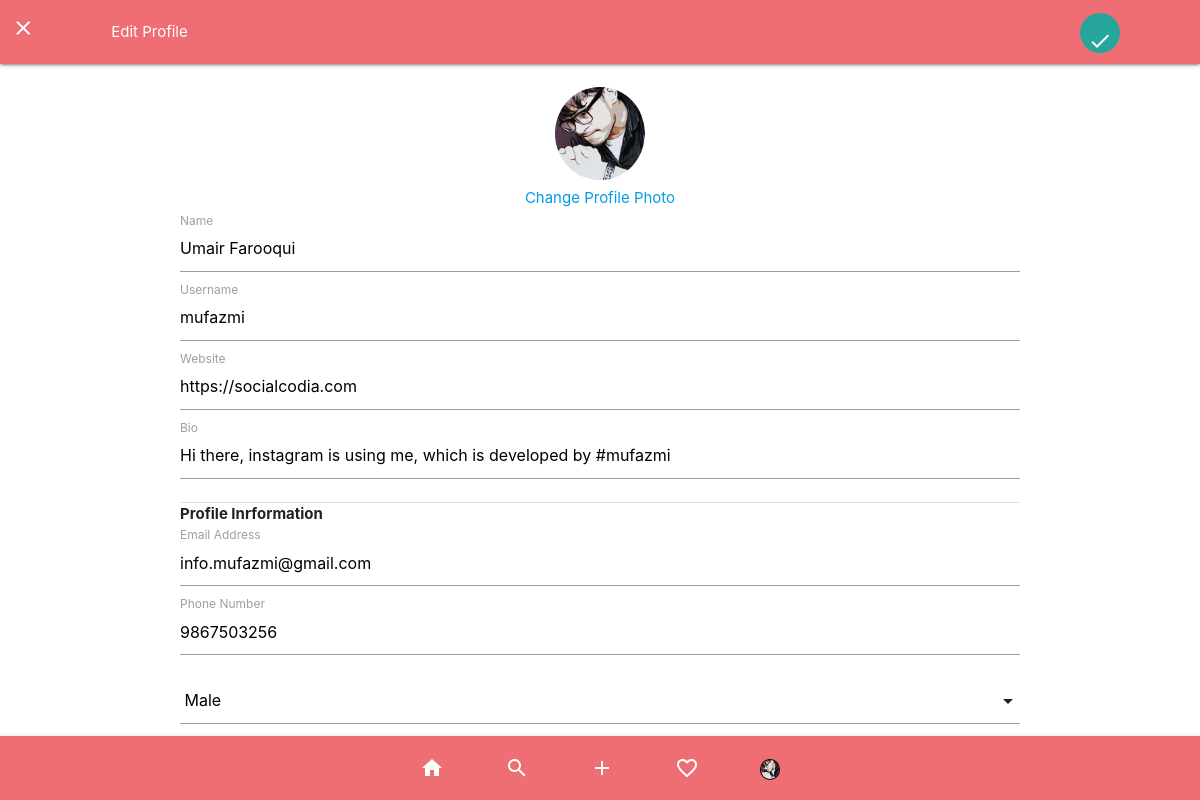
Screenshot of /editprofile.php (signed in) with the database file from the repository.
### tables this page shows
CREATE TABLE `users` (
  `id` int(11) NOT NULL,
  `name` varchar(20) NOT NULL,
  `username` varchar(20) NOT NULL,
  `email` varchar(35) NOT NULL,
  `contact` varchar(12) NOT NULL,
  `password` varchar(40) NOT NULL,
  `gender` varchar(8) NOT NULL,
  `bio` varchar(255) NOT NULL,
  `website` varchar(60) NOT NULL,
  `image` varchar(70) NOT NULL,
  `timestamp` timestamp NOT NULL DEFAULT current_timestamp() ON UPDATE current_timestamp()
);

### editprofile.php (the view, shortened to what this page needs)
<?php require_once('include/header.php'); ?>
 <form action="" method="POST">
<div class="navbar-fixed">
        <nav>
                <div class="row">
                    <div class="col s1">
                        <a href="profile"><i class="material-icons">clear</i></a>
                    </div>
                    <div class="col s9">
                        <span>Edit Profile</span>
                    </div>
                    <div class="col s2 m2 l2 center">
                        <button type="submit" class="btn z-depth-0 btn-floating" name="update" id="update" > <i class="material-icons">done</i></button>
                    </div>
                </div>
            </nav>
</div>
<main>
    <div class="container">
            <div class="center"><br>
                <img src="img/<?php echo $image; ?>" alt="" class="responsive-img circle" style="width: 90px;"> <br>
                <a href="">Change Profile Photo</a>
        </div>
        <div class="input-field">
            <input type="text" value="<?php echo $name; ?>" name="name" id="name">
            <label for="name">Name</label>
        </div>
        <div class="input-field">
            <input type="text" value="<?php echo $username; ?>" name="username" id="username">
            <label for="username">Username</label>
        </div>
        <div class="input-field">
            <input type="text" value="<?php echo $website; ?>" name="website" id="website">
            <label for="website">Website</label>
        </div>
        <div class="input-field">
            <input type="text" value="<?php echo $bio; ?>" name="bio" id="bio">
            <label for="bio">Bio</label>
        </div>
        <div class="divider"></div>
        <b>Profile Inrformation</b>
        <div class="input-field">
            <input type="text" value="<?php echo $email; ?>" name="email" id="email" placeholder="Enter Your Email Address">
            <label for="email">Email Address </label>
        </div>
        <div class="input-field">
            <input type="text" value="<?php echo $contact; ?>" name="contact" id="contact" placeholder="Enter Your Phone Number">
            <label for="contact">Phone Number</label>
        </div>
    </div>
    </form>
  <body>
<div class="footer-fixed">
    <footer>
        <nav>
            <div class="nav-wrapper">
                <ul class="justify" style="display: table; margin: 0 auto;">
                    <li style=" width: 85px;"><a href="index"><i class="material-icons">home</i></a></li>
                    <li style=" width: 85px;"><a href="search"><i class="material-icons">search</i></a></li>
                    <li style=" width: 85px;"><a href="camera"><i class="material-icons">add</i></a></li>
                    <li style=" width: 85px;"><a href="notification"><i class="material-icons">favorite_border</i></a></li>
                    <li><a href="profile"><i class="material-icons"><img src="img/<?php echo $session_image; ?>" style="width: 20px; border: 1px solid black;" class="circle responsive-img" alt=""></i></a></li>
                </ul>
            </div>
        </nav>
    </footer>
</div>
  </body>
</html>

### include/header.php (style rules this page uses)
body { display: flex; min-height: 100vh; flex-direction: column; }
main { flex: 1 0 auto; }
.footer-fixed { position: fixed; bottom: 0; width: 100%; }

### rows the page displays
users: image (picture), name "Umair Farooqui", username "mufazmi", website "https://socialcodia.com", bio "Hi there, instagram is using me, which is developed by #mufazmi", email "info.mufazmi@gmail.com", contact "9867503256"
